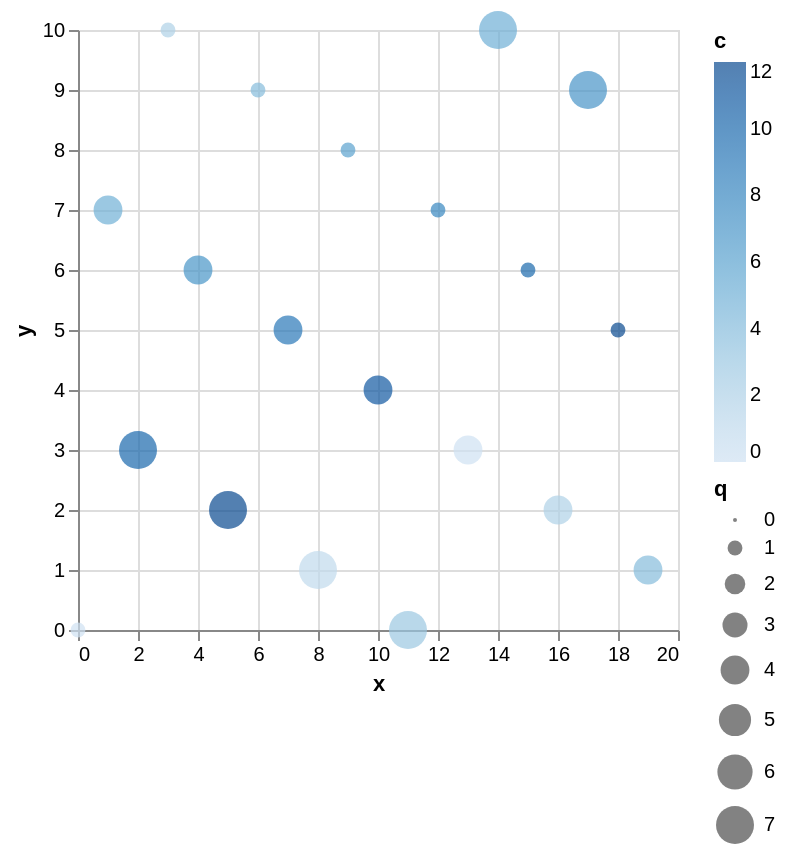

Here is the Vega-Lite specification saved for this chart:
### Vega-Lite specification from a JSON file in a GitHub repository (floating-point values rounded to 4 significant figures)
{"data": {"values": [{"x": 0, "y": 0, "q": 1, "c": 0}, {"x": 1, "y": 7, "q": 4, "c": 5}, {"x": 2, "y": 3, "q": 7, "c": 10}, {"x": 3, "y": 10, "q": 1, "c": 2}, {"x": 4, "y": 6, "q": 4, "c": 7}, {"x": 5, "y": 2, "q": 7, "c": 12}, {"x": 6, "y": 9, "q": 1, "c": 4}, {"x": 7, "y": 5, "q": 4, "c": 9}, {"x": 8, "y": 1, "q": 7, "c": 1}, {"x": 9, "y": 8, "q": 1, "c": 6}, {"x": 10, "y": 4, "q": 4, "c": 11}, {"x": 11, "y": 0, "q": 7, "c": 3}, {"x": 12, "y": 7, "q": 1, "c": 8}, {"x": 13, "y": 3, "q": 4, "c": 0}, {"x": 14, "y": 10, "q": 7, "c": 5}, {"x": 15, "y": 6, "q": 1, "c": 10}, {"x": 16, "y": 2, "q": 4, "c": 2}, {"x": 17, "y": 9, "q": 7, "c": 7}, {"x": 18, "y": 5, "q": 1, "c": 12}, {"x": 19, "y": 1, "q": 4, "c": 4}]}, "mark": "circle", "encoding": {"x": {"field": "x", "type": "quantitative"}, "y": {"field": "y", "type": "quantitative"}, "color": {"field": "c", "type": "quantitative"}, "size": {"field": "q", "type": "quantitative"}}}
